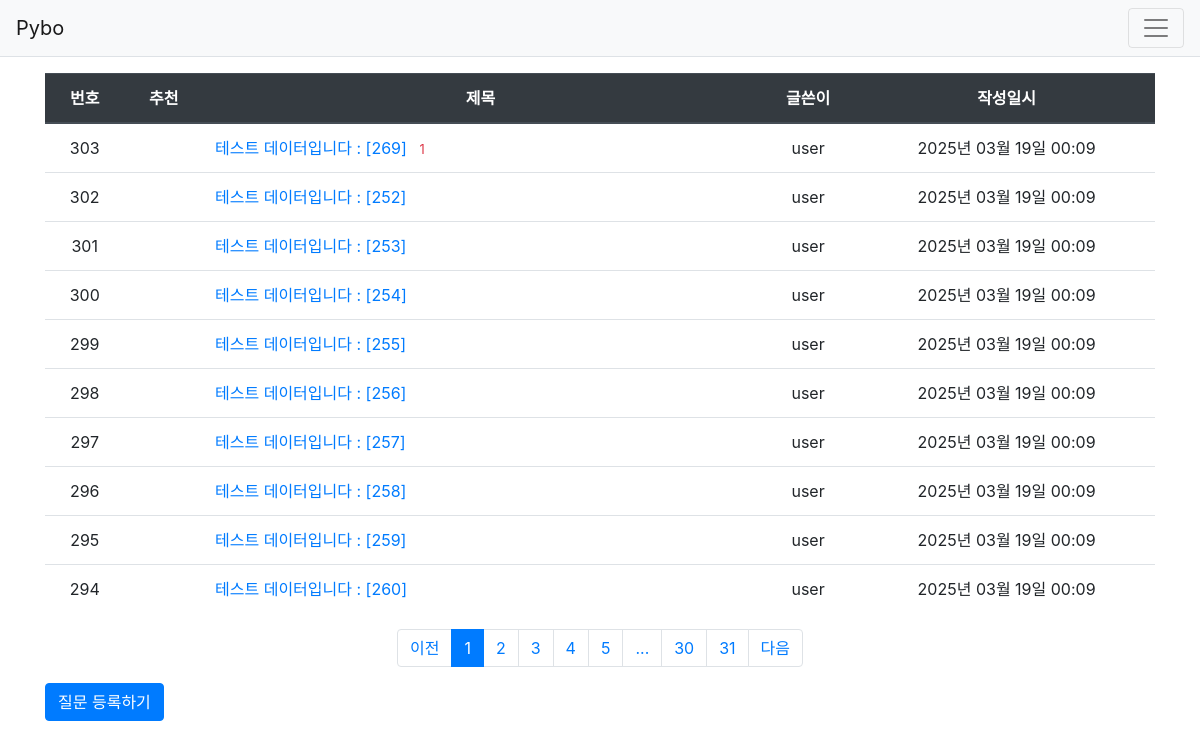
/question/list/, run on an earlier commit of the app's database.
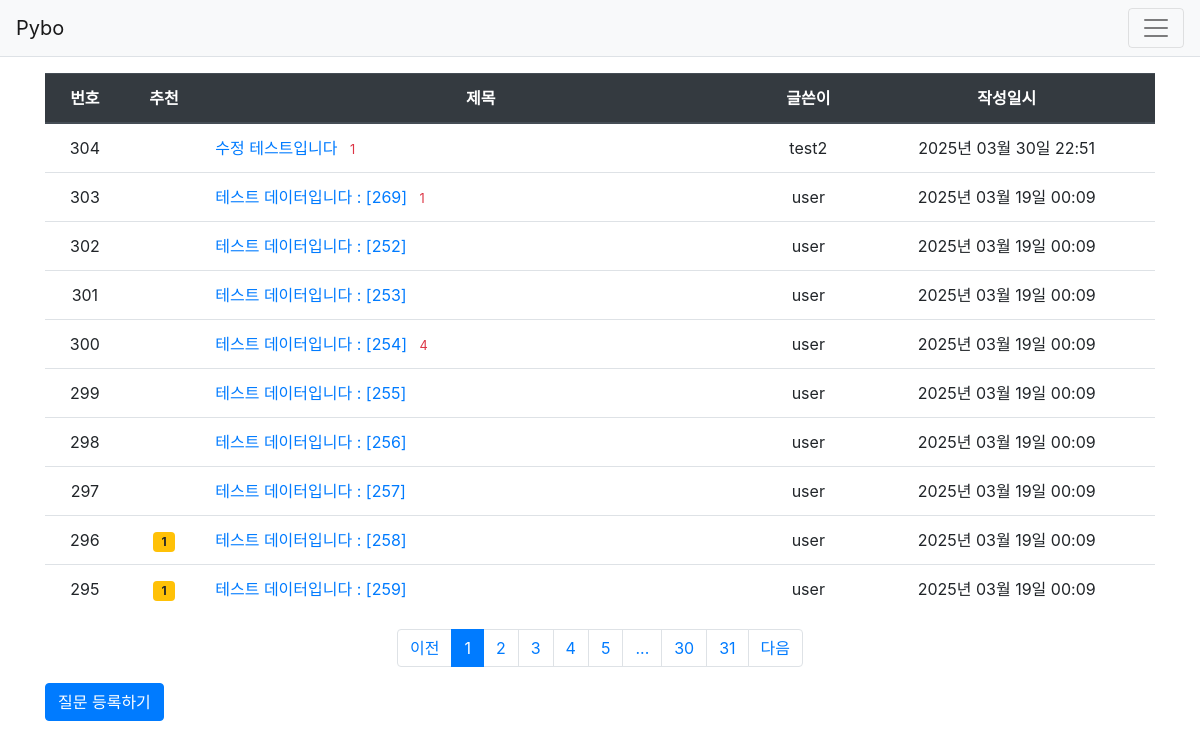
And on a later commit of the database.
### pybo/models.py (models this page shows)
class Question(db.Model):
    id=db.Column(db.Integer,primary_key=True)
    subject=db.Column(db.String(200),nullable=False)
    content=db.Column(db.Text(),nullable=False)
    create_date=db.Column(db.DateTime(),nullable=False)
    user_id=db.Column(db.Integer,db.ForeignKey('user.id',ondelete='CASCADE'),nullable=False)
    user=db.relationship('User',backref=db.backref('question_set'))
    modify_date = db.Column(db.DateTime(),nullable=True)
    voter=db.relationship('User',secondary=question_voter,backref=db.backref('question_voter_set'))

class User(db.Model):
    id=db.Column(db.Integer,primary_key=True)
    username=db.Column(db.String(150),unique=True,nullable=False)
    password=db.Column(db.String(200),nullable=False)
    email=db.Column(db.String(120),unique=True,nullable=False)

### pybo/views/question_views.py (the view)
@bp.route('/list/')
def _list():
    page=request.args.get('page',type=int,default=1) #페이지
    question_list = Question.query.order_by(Question.create_date.desc())
    question_list = question_list.paginate(page=page, per_page=10)
    return render_template('question/question_list.html',question_list=question_list)

### pybo/filter.py (called while the page is built)
def format_datetime(value, fmt='%Y년 %m월 %d일 %H:%M'):
    return value.strftime(fmt)

### pybo/views/auth_views.py (called while the page is built)
@bp.before_app_request #before_app_request 데코레이터는 사용자 요청이 처리되기 전에 실행되는 함수를 등록할 때 사용
def load_logged_in_user():
    user_id = session.get('user_id')
    if user_id is None:
        g.user = None #g 객체는 플라스크가 제공하는 컨텍스트 변수로, 요청과 응답이 유효한 동안에만 데이터를 저장하고 유지
    else:
        g.user = User.query.get(user_id)

### pybo/templates/question/question_list.html
{%extends "base.html"%}
{%block content%}
<div class="container my-3">
    <table class="table">
      <thead>
        <tr class="text-center thead-dark">
            <th>번호</th>
            <th>추천</th>
            <th style="width:50%">제목</th>
            <th>글쓴이</th>
            <th>작성일시</th>
        </tr>
      </thead>
      <tbody>
        {% if question_list %}
        {%for question in question_list.items %}
        <tr class="text-center">
            <td>{{question_list.total-((question_list.page-1)*question_list.per_page)-loop.index0}}</td>
            <td>
                {%if question.voter|length>0%}
                <span class="badge badge-warning px-2 py-1">
                    {{question.voter|length}}
                </span>
                {%endif%}
            </td>
            <td class="text-left">
                <a href="{{url_for('question.detail',question_id=question.id)}}">
                    {{question.subject}}
                </a>
                {% if question.answer_set|length > 0 %}
                <span class="text-danger small ml-2">{{question.answer_set|length}}</span>
                {%endif%}
            </td>
            <td>
                {{question.user.username}}
            </td>
            <td>
                {{question.create_date|datetime}}
            </td>
        </tr>
        {%endfor%}
        {%else%}
        <tr>
            <td colspan="3">질문이 없습니다.</td>
        </tr>
        {%endif%}
    </tbody>
    </table>
    <ul class="pagination justify-content-center">
        {% if question_list.has_prev %}
        <li class="page-item">
            <a class="page-link" href="?=page{{question_list.prev_num}}">이전</a>
        </li>
        {%else%}
        <li class="page-item aria-disabled">
            <a class="page-link" tabindex="-1" aria-disabled="true" href="#">이전</a>
        </li>
        {%endif%}
        {% for page_num in question_list.iter_pages() %}
            {% if page_num %}
                {% if page_num != question_list.page %}
                <li class="page-item">
                    <a class="page-link" hhref="?page={{page_num}}">{{page_num}}</a>
                </li>
                {%else%}
                <li class="page-item active" aria-current="page">
                    <a class="page-link" href="#">{{page_num}}</a>
                </li>
                {%endif%}
            {%else%}
                <li class="disabled">
                    <a class="page-link" href="#">...</a>
                </li>
            {%endif%}
        {%endfor%}
        {%if question_list.has_next %}
        <li class="page-item">
            <a class="page-link" href="?page={{question_list.next_num}}">다음</a>
        </li>
        {%else%}
        <li class="page-item disabled">
            <a class="page-link" tabindex="-1" aria-disabled="true" href="#">다음</a>
        </li>
        {%endif%}
    </ul>
    <a href="{{url_for('question.create')}}" class="btn btn-primary">
        질문 등록하기
    </a>
</div>
{%endblock%}

What changed in the data, as far as the page shows it:
no longer on this page (row unchanged): Question: total "294", subject "테스트 데이터입니다 : [260]", user.username "user", create_date "2025년 03월 19일 00:09"
added Question: total "304", subject "수정 테스트입니다", answer_set|length "1", user.username "test2", create_date "2025년 03월 30일 22:51"
shown differently, row unchanged: Question "테스트 데이터입니다 : [254]": answer_set|length (not shown) → "4"
shown differently, row unchanged: Question "테스트 데이터입니다 : [258]": voter|length (not shown) → "1"
shown differently, row unchanged: Question "테스트 데이터입니다 : [259]": voter|length (not shown) → "1"
